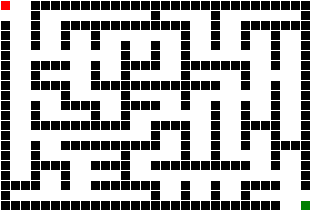

The script that saved this image:
from __future__ import annotations
from PIL import Image, ImageDraw

class Frame:
    def __init__(self, frame: list[list[str]]) -> None:
        self.frame = frame
    
    def set_char(self, axis_x: int, axis_y: int, char: str):
        self.frame[axis_y][axis_x] = char

    def get_string(self):
        return "\n".join(map(lambda element: "".join(element), self.frame))
    def get_char(self, x, y):
        return self.frame[y][x]
    
    def get_width(self):
        print(f'width {len(self.frame[0])}')
        return len(self.frame[0])
    
    def get_height(self):
        print(f'height {len(self.frame)}')
        return len(self.frame)

class Node:
    def __init__(self, location: tuple, parent: Node, cost: int) -> None:
        self.location = location
        self.parent = parent
        self.cost = cost
        
class Path:
    def __init__(self, root: Node) -> None:
        self.path_map[root.location] = root
    def add_node(self, node: Node) -> None:
        self.path_map[node.location] = node
    def get_node(self, location: tuple[int, int]) -> Node:
        return self.path_map[location]

def drawMaze(frame: Frame, scale):
    real_width = frame.get_width() * scale + 1
    real_height = frame.get_height() * scale + 1

    canvas = (real_width, real_height)
    im = Image.new('RGBA', canvas, (255, 255, 255))
    draw = ImageDraw.Draw(im)
    
    fillMap = {
        "#": ((0,0,0),(255,255,255)),
        "S": ((0,128,0),(255,255,255)),
        "E": ((255,0,0),(255,255,255)),
        " ": ((255,255,255),(255,255,255))
    }

    for y in range(frame.get_height()):
        for x in range(frame.get_width()):
            print(f'drawing x {x} y {y}')
            x1 = scale * x
            x2 = scale * (x + 1)
            y1 = scale * y
            y2 = scale * (y + 1)
            draw.rectangle((x1, y1, x2, y2), fill=fillMap[frame.get_char(x,y)][0], outline=fillMap[frame.get_char(x,y)][1])
    im.save("./maze.png")

def readMaze(filePath: str):
    file = open(filePath)
    maze: list[str] = list(map(lambda line: line.rstrip('\n') ,file.readlines()))
    print(f'maze width {len(maze[0])}')
    print(f'maze height {len(maze)}')

    frame = Frame(maze)

    drawMaze(frame, 10)

    
readMaze("./maze1.txt")